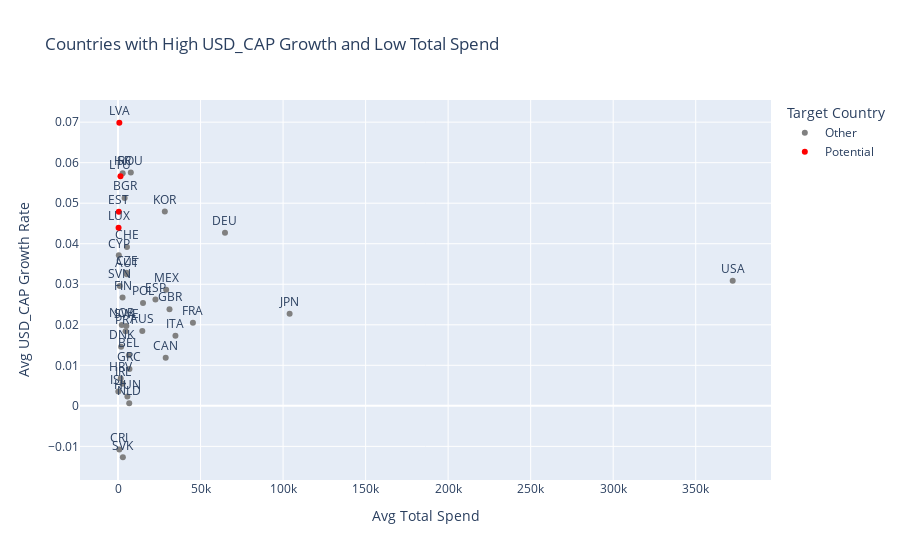

The cell this chart's notebook holds for it:
### Code cell
# Calculate average growth and total spend per location
summary = df.groupby('LOCATION').agg({
    'USD_CAP_GROWTH': 'mean',
    'TOTAL_SPEND': 'mean'
}).reset_index()

# Rename for clarity
summary.rename(columns={
    'USD_CAP_GROWTH': 'AVG_USD_CAP_GROWTH',
    'TOTAL_SPEND': 'AVG_TOTAL_SPEND'
}, inplace=True)

# Determine thresholds (top 25% for growth, bottom 25% for spend)
growth_threshold = summary['AVG_USD_CAP_GROWTH'].quantile(0.75)
spend_threshold = summary['AVG_TOTAL_SPEND'].quantile(0.25)

# Identify countries of interest
summary["TARGET"] = summary.apply(
    lambda row: "Potential" if (row["AVG_USD_CAP_GROWTH"] >= growth_threshold and row["AVG_TOTAL_SPEND"] <= spend_threshold)
    else "Other",
    axis=1
)

# Interactive Plotly scatter plot
fig = px.scatter(
    summary,
    x="AVG_TOTAL_SPEND",
    y="AVG_USD_CAP_GROWTH",
    color="TARGET",
    text="LOCATION",
    hover_data=["LOCATION", "AVG_USD_CAP_GROWTH", "AVG_TOTAL_SPEND"],
    color_discrete_map={"Potential": "red", "Other": "gray"},
    labels={
        "AVG_TOTAL_SPEND": "Avg Total Spend",
        "AVG_USD_CAP_GROWTH": "Avg USD_CAP Growth Rate",
        "TARGET": "Country Type"
    },
    title="Countries with High USD_CAP Growth and Low Total Spend"
)

# Improve layout
fig.update_traces(textposition='top center')
fig.update_layout(legend=dict(title="Target Country"))
fig.show()

### Figure 1 — Plotly figure (JSON) as saved in the notebook; plotly's stock layout.template omitted (floating-point values rounded to 4 significant figures)
{"data": [{"customdata": [["AUS"], ["AUT"], ["BEL"], ["BGR"], ["CAN"], ["CHE"], ["CRI"], ["CYP"], ["CZE"], ["DEU"], ["DNK"], ["ESP"], ["FIN"], ["FRA"], ["GBR"], ["GRC"], ["HRV"], ["HUN"], ["IRL"], ["ISL"], ["ISR"], ["ITA"], ["JPN"], ["KOR"], ["MEX"], ["NLD"], ["NOR"], ["POL"], ["PRT"], ["ROU"], ["SVK"], ["SVN"], ["SWE"], ["USA"]], "hovertemplate": "Country Type=Other<br>Avg Total Spend=%{x}<br>Avg USD_CAP Growth Rate=%{y}<br>LOCATION=%{customdata[0]}<extra></extra>", "legendgroup": "Other", "marker": {"color": "gray", "symbol": "circle"}, "mode": "markers+text", "name": "Other", "orientation": "v", "showlegend": true, "text": ["AUS", "AUT", "BEL", "BGR", "CAN", "CHE", "CRI", "CYP", "CZE", "DEU", "DNK", "ESP", "FIN", "FRA", "GBR", "GRC", "HRV", "HUN", "IRL", "ISL", "ISR", "ITA", "JPN", "KOR", "MEX", "NLD", "NOR", "POL", "PRT", "ROU", "SVK", "SVN", "SWE", "USA"], "textposition": "top center", "type": "scatter", "x": [14720.0, 5341.0, 6588.0, 3998.0, 28880.0, 5410.0, 787.6, 482.3, 5175.0, 64800.0, 1887.0, 22670.0, 2745.0, 45370.0, 31180.0, 6920.0, 1602.0, 5678.0, 2760.0, 163.0, 2819.0, 34780.0, 103900.0, 28340.0, 29160.0, 6779.0, 2292.0, 15130.0, 4585.0, 7746.0, 2925.0, 1059.0, 5015.0, 372400.0], "xaxis": "x", "y": [0.01848, 0.03247, 0.0125, 0.05129, 0.01189, 0.03918, -0.01078, 0.03715, 0.03283, 0.0427, 0.01459, 0.02623, 0.02672, 0.02049, 0.02385, 0.009095, 0.006716, 0.002311, 0.005477, 0.003539, 0.0574, 0.01726, 0.02274, 0.04794, 0.02862, 0.0006638, 0.01997, 0.02537, 0.01839, 0.0576, -0.01269, 0.02957, 0.01973, 0.03085], "yaxis": "y"}, {"customdata": [["EST"], ["LTU"], ["LUX"], ["LVA"]], "hovertemplate": "Country Type=Potential<br>Avg Total Spend=%{x}<br>Avg USD_CAP Growth Rate=%{y}<br>LOCATION=%{customdata[0]}<extra></extra>", "legendgroup": "Potential", "marker": {"color": "red", "symbol": "circle"}, "mode": "markers+text", "name": "Potential", "orientation": "v", "showlegend": true, "text": ["EST", "LTU", "LUX", "LVA"], "textposition": "top center", "type": "scatter", "x": [473.0, 1492.0, 321.3, 791.3], "xaxis": "x", "y": [0.04789, 0.05662, 0.04392, 0.06985], "yaxis": "y"}], "layout": {"legend": {"title": {"text": "Target Country"}, "tracegroupgap": 0}, "title": {"text": "Countries with High USD_CAP Growth and Low Total Spend"}, "xaxis": {"anchor": "y", "domain": [0, 1], "title": {"text": "Avg Total Spend"}}, "yaxis": {"anchor": "x", "domain": [0, 1], "title": {"text": "Avg USD_CAP Growth Rate"}}}}
